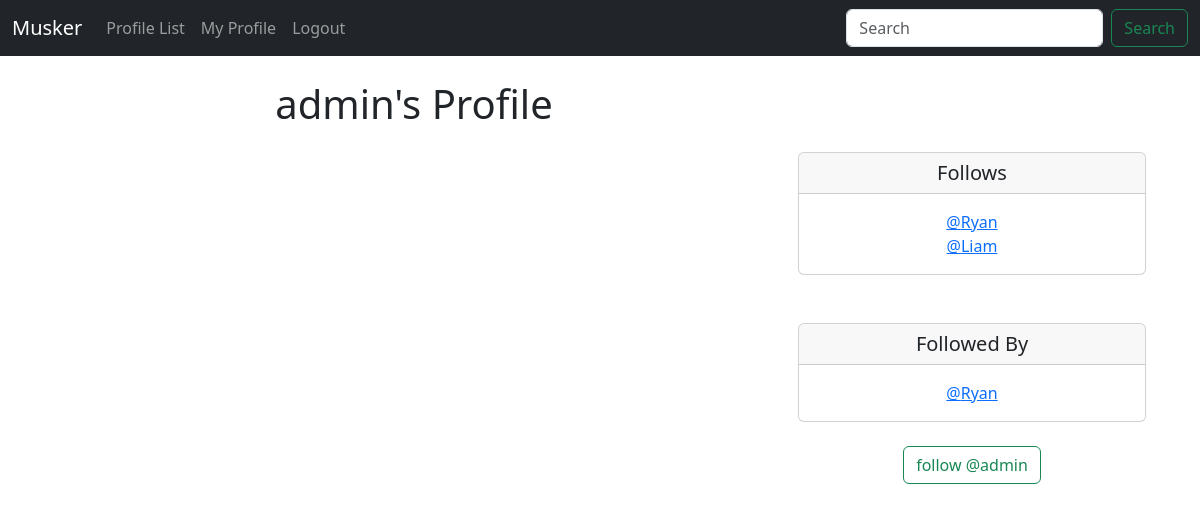
The app's page /profile/1 (signed in), older data.
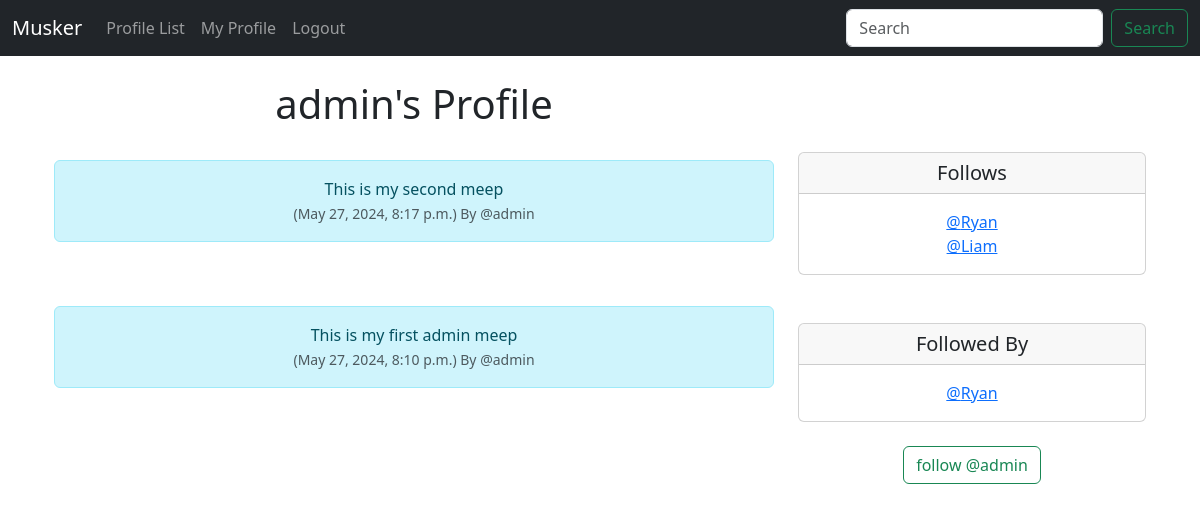
The same page, newer data.
### musker/models.py (models this page shows, shortened)
class Profile(models.Model):
    user = models.OneToOneField(User, on_delete=models.CASCADE)
    follows = models.ManyToManyField("self", related_name="followed_by", symmetrical=False, blank=True)
    date_modified = models.DateTimeField(User, auto_now=True)
    def __str__(self):
        return self.user.username

class Meep(models.Model):
    user = models.ForeignKey(User, related_name="meeps", on_delete=models.DO_NOTHING)
    body = models.CharField(max_length=200)
    created_at = models.DateTimeField(auto_now_add=True)

### musker/views.py (the view, shortened to what this page needs)
# urls.py: path('profile/<int:pk>', views.profile, name='profile'),
def profile(request, pk):
    if request.user.is_authenticated:
        profile = Profile.objects.get(user_id=pk)
        meeps = Meep.objects.filter(user=pk).order_by("-created_at")
        return render(request, "profile.html", {"profile":profile, "meeps":meeps})
    else:
        messages.success(request, ("You Must Be Logged in To View this Page"))
        return redirect('home')

### musker/templates/profile.html (shortened to what this page needs)
{% extends 'base.html' %}
{% block content %}
{% if profile %}
    <div class="container text-center">
        <div class="row">
            <div class="col-8">
                <h1>{{ profile.user.username}}'s Profile</h1>
                <br>
                {% if meeps %}
                    {% for meep in meeps %}
                        <div class="alert alert-info" role="alert">
                            {{ meep.body }}<br>
                            <small class="text-muted">
                                ({{ meep.created_at }}) By
                                @{{ meep.user.username }}
                            </small>
                        </div><br><br>
                    {% endfor %}
                {% endif %}
            </div>
            <div class="col-4">
                <br><br><br>
                <div class="card">
                    <h5 class="card-header">Follows</h5>
                    <div class="card-body">
                      <p class="card-text"> {% for following in profile.follows.all %}
                        <a href="{% url 'profile' following.user.id %}">@{{ following }}</a><br>
                    {% endfor %}</p>
                    </div>
                  </div>
                <br><br>
                <div class="card">
                    <h5 class="card-header">Followed By</h5>
                    <div class="card-body">
                      <p class="card-text">
                        {% for following in profile.followed_by.all %}
                        <a href="{% url 'profile' following.user.id %}">@{{ following }}</a><br>
                        {% endfor %}</p>
                    </div>
                </div>
                <br>
                <form method=POST>
                {% if profile in user.profile.follows.all %}
                    <button class="btn btn-outline-danger" name="follow" value="unfollow" type="submit">Unfollow @{{ profile.user.username }}</button>
                {% else %}
                    <button class="btn btn-outline-success" name="follow" value="follow" type="submit">follow @{{ profile.user.username }}</button>
                {% endif %}
                </form>
            </div>
        </div>
    </div>
{% endif %}
{% endblock %}

Row changes from the older to the newer data that the page shows:
added Meep: body "This is my second meep", created_at "May 27, 2024, 8:17 p.m.", user.username "admin"
added Meep: body "This is my first admin meep", created_at "May 27, 2024, 8:10 p.m.", user.username "admin"
